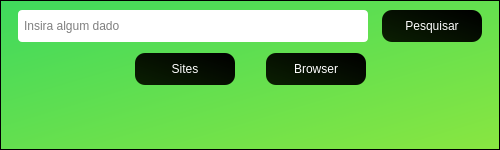
<?xml version="1.0" encoding="UTF-8"?>
<ui version="4.0">
 <class>JamboGui</class>
 <widget class="QWidget" name="JamboGui">
  <property name="geometry">
   <rect>
    <x>0</x>
    <y>0</y>
    <width>500</width>
    <height>150</height>
   </rect>
  </property>
  <property name="sizePolicy">
   <sizepolicy hsizetype="Expanding" vsizetype="Expanding">
    <horstretch>250</horstretch>
    <verstretch>200</verstretch>
   </sizepolicy>
  </property>
  <property name="minimumSize">
   <size>
    <width>500</width>
    <height>150</height>
   </size>
  </property>
  <property name="maximumSize">
   <size>
    <width>500</width>
    <height>150</height>
   </size>
  </property>
  <property name="windowTitle">
   <string>JamboGui</string>
  </property>
  <layout class="QGridLayout" name="myGrid2">
   <property name="leftMargin">
    <number>0</number>
   </property>
   <property name="topMargin">
    <number>0</number>
   </property>
   <property name="rightMargin">
    <number>0</number>
   </property>
   <property name="bottomMargin">
    <number>0</number>
   </property>
   <item row="0" column="0" alignment="Qt::AlignHCenter|Qt::AlignVCenter">
    <widget class="QFrame" name="frame">
     <property name="sizePolicy">
      <sizepolicy hsizetype="Expanding" vsizetype="Expanding">
       <horstretch>0</horstretch>
       <verstretch>0</verstretch>
      </sizepolicy>
     </property>
     <property name="minimumSize">
      <size>
       <width>500</width>
       <height>150</height>
      </size>
     </property>
     <property name="maximumSize">
      <size>
       <width>800</width>
       <height>600</height>
      </size>
     </property>
     <property name="styleSheet">
      <string notr="true">background-color: qlineargradient(spread:pad, x1:0, y1:0, x2:1, y2:1, stop:0 rgba(63, 217, 93, 255), stop:1 rgba(137, 230, 65, 255));</string>
     </property>
     <property name="frameShape">
      <enum>QFrame::StyledPanel</enum>
     </property>
     <property name="frameShadow">
      <enum>QFrame::Raised</enum>
     </property>
     <layout class="QGridLayout" name="gridLayout">
      <item row="3" column="2">
       <widget class="QLabel" name="projectLoader">
        <property name="minimumSize">
         <size>
          <width>50</width>
          <height>50</height>
         </size>
        </property>
        <property name="maximumSize">
         <size>
          <width>50</width>
          <height>50</height>
         </size>
        </property>
        <property name="styleSheet">
         <string notr="true">background-color: rgba(255, 255, 255, 0);</string>
        </property>
        <property name="frameShadow">
         <enum>QFrame::Plain</enum>
        </property>
        <property name="text">
         <string/>
        </property>
        <property name="alignment">
         <set>Qt::AlignCenter</set>
        </property>
       </widget>
      </item>
      <item row="0" column="0" colspan="6">
       <layout class="QHBoxLayout" name="horizontalLayout">
        <item>
         <widget class="QLineEdit" name="inputSearch">
          <property name="sizePolicy">
           <sizepolicy hsizetype="Preferred" vsizetype="Preferred">
            <horstretch>0</horstretch>
            <verstretch>0</verstretch>
           </sizepolicy>
          </property>
          <property name="minimumSize">
           <size>
            <width>180</width>
            <height>32</height>
           </size>
          </property>
          <property name="maximumSize">
           <size>
            <width>350</width>
            <height>32</height>
           </size>
          </property>
          <property name="styleSheet">
           <string notr="true">background-color: rgb(255, 255, 255);
font: 9pt &quot;Arial&quot;;
border-radius: 4px;
padding: 4px;</string>
          </property>
          <property name="placeholderText">
           <string>Insira algum dado</string>
          </property>
          <property name="clearButtonEnabled">
           <bool>true</bool>
          </property>
         </widget>
        </item>
        <item>
         <widget class="QPushButton" name="searchInputButton">
          <property name="sizePolicy">
           <sizepolicy hsizetype="Preferred" vsizetype="Preferred">
            <horstretch>0</horstretch>
            <verstretch>0</verstretch>
           </sizepolicy>
          </property>
          <property name="minimumSize">
           <size>
            <width>100</width>
            <height>32</height>
           </size>
          </property>
          <property name="maximumSize">
           <size>
            <width>50</width>
            <height>32</height>
           </size>
          </property>
          <property name="styleSheet">
           <string notr="true">background-color: qlineargradient(spread:pad, x1:1, y1:0.074, x2:0, y2:0.966227, stop:0 rgba(0, 0, 0, 255), stop:0.9375 rgba(10, 29, 2, 255));
border-radius: 10px;
padding: 5px;
font: 10pt &quot;Courier&quot;;
color: rgb(255, 255, 255);</string>
          </property>
          <property name="text">
           <string>Pesquisar</string>
          </property>
          <property name="iconSize">
           <size>
            <width>30</width>
            <height>30</height>
           </size>
          </property>
         </widget>
        </item>
       </layout>
      </item>
      <item row="3" column="1">
       <spacer name="horizontalSpacer_5">
        <property name="orientation">
         <enum>Qt::Horizontal</enum>
        </property>
        <property name="sizeHint" stdset="0">
         <size>
          <width>40</width>
          <height>20</height>
         </size>
        </property>
       </spacer>
      </item>
      <item row="2" column="0" colspan="6">
       <layout class="QHBoxLayout" name="horizontalLayout_2">
        <property name="sizeConstraint">
         <enum>QLayout::SetDefaultConstraint</enum>
        </property>
        <property name="leftMargin">
         <number>0</number>
        </property>
        <property name="topMargin">
         <number>5</number>
        </property>
        <property name="rightMargin">
         <number>0</number>
        </property>
        <property name="bottomMargin">
         <number>5</number>
        </property>
        <item>
         <spacer name="horizontalSpacer">
          <property name="orientation">
           <enum>Qt::Horizontal</enum>
          </property>
          <property name="sizeHint" stdset="0">
           <size>
            <width>40</width>
            <height>20</height>
           </size>
          </property>
         </spacer>
        </item>
        <item>
         <widget class="QPushButton" name="openSites">
          <property name="minimumSize">
           <size>
            <width>100</width>
            <height>32</height>
           </size>
          </property>
          <property name="maximumSize">
           <size>
            <width>100</width>
            <height>32</height>
           </size>
          </property>
          <property name="sizeIncrement">
           <size>
            <width>100</width>
            <height>32</height>
           </size>
          </property>
          <property name="styleSheet">
           <string notr="true">background-color: qlineargradient(spread:pad, x1:1, y1:0.074, x2:0, y2:0.966227, stop:0 rgba(0, 0, 0, 255), stop:0.9375 rgba(10, 29, 2, 255));
border-radius: 10px;
padding: 5px;
color: rgb(255, 255, 255);
font: 10pt &quot;Courier&quot;;</string>
          </property>
          <property name="text">
           <string>Sites</string>
          </property>
         </widget>
        </item>
        <item>
         <spacer name="horizontalSpacer_3">
          <property name="orientation">
           <enum>Qt::Horizontal</enum>
          </property>
          <property name="sizeType">
           <enum>QSizePolicy::Fixed</enum>
          </property>
          <property name="sizeHint" stdset="0">
           <size>
            <width>25</width>
            <height>20</height>
           </size>
          </property>
         </spacer>
        </item>
        <item alignment="Qt::AlignHCenter|Qt::AlignVCenter">
         <widget class="QPushButton" name="openMiniBrowser">
          <property name="sizePolicy">
           <sizepolicy hsizetype="Preferred" vsizetype="Preferred">
            <horstretch>0</horstretch>
            <verstretch>0</verstretch>
           </sizepolicy>
          </property>
          <property name="minimumSize">
           <size>
            <width>100</width>
            <height>32</height>
           </size>
          </property>
          <property name="maximumSize">
           <size>
            <width>100</width>
            <height>32</height>
           </size>
          </property>
          <property name="styleSheet">
           <string notr="true">background-color: qlineargradient(spread:pad, x1:1, y1:0.074, x2:0, y2:0.966227, stop:0 rgba(0, 0, 0, 255), stop:0.9375 rgba(10, 29, 2, 255));
border-radius: 10px;
padding: 5px;
color: rgb(255, 255, 255);
font: 10pt &quot;Courier&quot;;</string>
          </property>
          <property name="text">
           <string>Browser</string>
          </property>
         </widget>
        </item>
        <item>
         <spacer name="horizontalSpacer_2">
          <property name="orientation">
           <enum>Qt::Horizontal</enum>
          </property>
          <property name="sizeHint" stdset="0">
           <size>
            <width>50</width>
            <height>20</height>
           </size>
          </property>
         </spacer>
        </item>
       </layout>
      </item>
      <item row="3" column="3">
       <spacer name="horizontalSpacer_6">
        <property name="orientation">
         <enum>Qt::Horizontal</enum>
        </property>
        <property name="sizeHint" stdset="0">
         <size>
          <width>40</width>
          <height>20</height>
         </size>
        </property>
       </spacer>
      </item>
     </layout>
    </widget>
   </item>
  </layout>
 </widget>
 <resources/>
 <connections/>
</ui>
